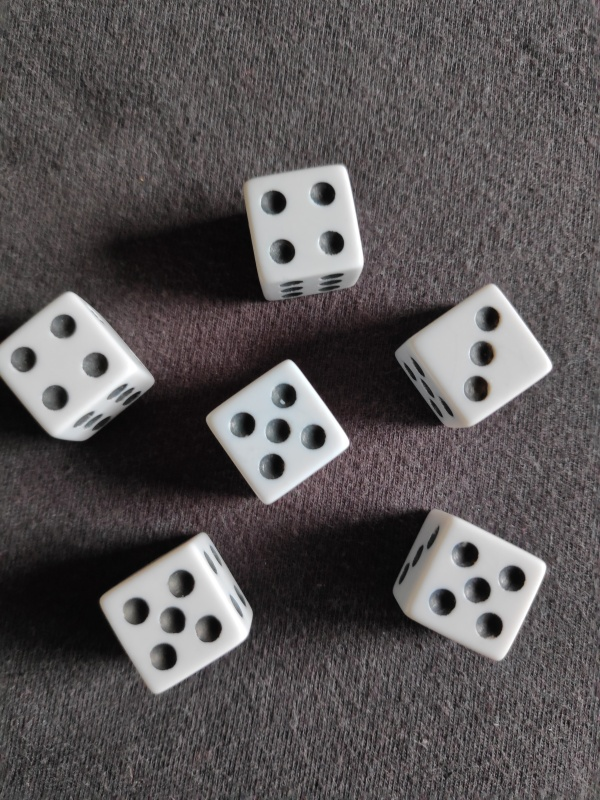
#> input picture lab5 - images project/images/easy/1.jpg, 600 x 800 px
$ python dice_recognition.py
#> lines starting #> are read from the running program, lines starting #| are printed output that depends on the picture; after the words box and inside, x2 and y2 are one past the last pixel; in counts of white or black regions, pixels touching at a corner belong together
import numpy as np
import matplotlib.pyplot as plt
import cv2
import os


def get_dots(img, pos, min_dot_size=100, max_dot_size=1000):
    """Finds dots of a given die

    Args:
        img (np.ndarray): image
        pos (tuple): a tuple containing the position of the die
        min_dot_size (int): the minimum area of a dot
        max_dot_size (int): the maximum area of a dot

    Returns:
        int: number of dots
        list: a list containing the positions of the dots
    """

    (x, y, w, h) = pos

    dice = img[y:y+h, x:x+w]


    dots, _ = cv2.findContours(dice, cv2.RETR_CCOMP, cv2.CHAIN_APPROX_SIMPLE)

    filtered_dots = []
    perimeters = []
    areas = []

    for dot in dots:
        if min_dot_size < cv2.contourArea(dot) < max_dot_size:
            filtered_dots.append(dot)
            perimeter = cv2.arcLength(dot, True)
            perimeters.append(perimeter)
            areas.append(cv2.contourArea(dot))
    filtered_dots = [dot for idx, dot in enumerate(filtered_dots)\
         if perimeters[idx] > max(perimeters)*0.65 and \
             areas[idx] > max(areas)*0.5]

    return len(filtered_dots), filtered_dots


def all_transformations(img_path='images/easy/1.jpg', min_area=2000, max_area=100000):
    """Performs all transformations and contours a die.

    Args:
        img_path (str, optional): the path to the image. Defaults to 'images/easy/1.jpg'.
        min_area (int, optional): the min area value to filter contours. Defaults to 2000.
        max_area (int, optional): the max area value to filter contours. Defaults to 100000.

    Returns:
        np.ndarray: image after transformations
    """
#> called with img_path = 'images/easy/1.jpg', min_area = 2000, max_area = 100000

    img = cv2.imread(img_path)
#> img is the input picture: shape (800, 600, 3); mean B, G, R 85.4, 84.7, 88.8
    img_copy = img.copy()

    sharpen_kernel = np.array([[-1, -1, -1], [-1, 9, -1], [-1, -1, -1]])
    morph_kernel = cv2.getStructuringElement(cv2.MORPH_RECT, (3, 3))

    img_copy = cv2.cvtColor(img_copy, cv2.COLOR_BGR2GRAY)
    img_copy = cv2.medianBlur(img_copy, 5)
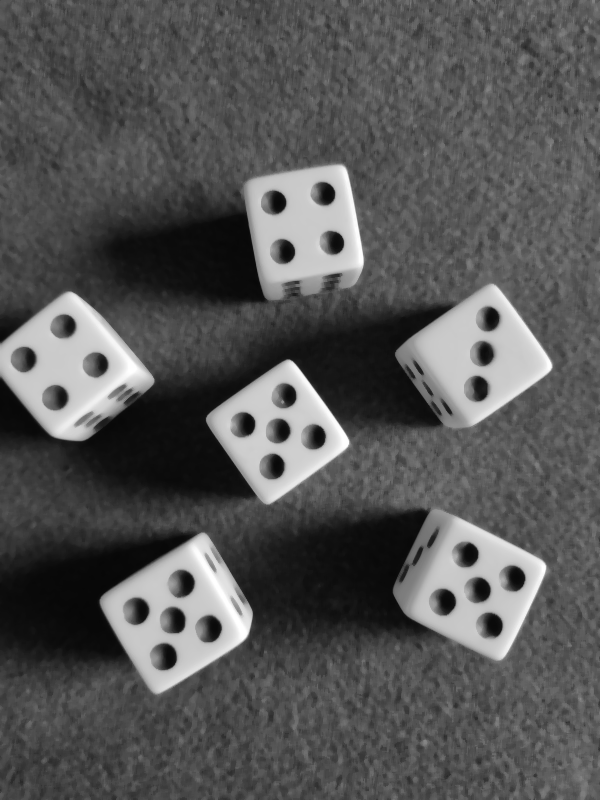
#> img_copy: shape (800, 600); min 7, max 255, mean 85.8
    thresh = np.quantile(img_copy, 0.8)
#> thresh = 100
    img_copy = cv2.filter2D(img_copy, -1, sharpen_kernel)
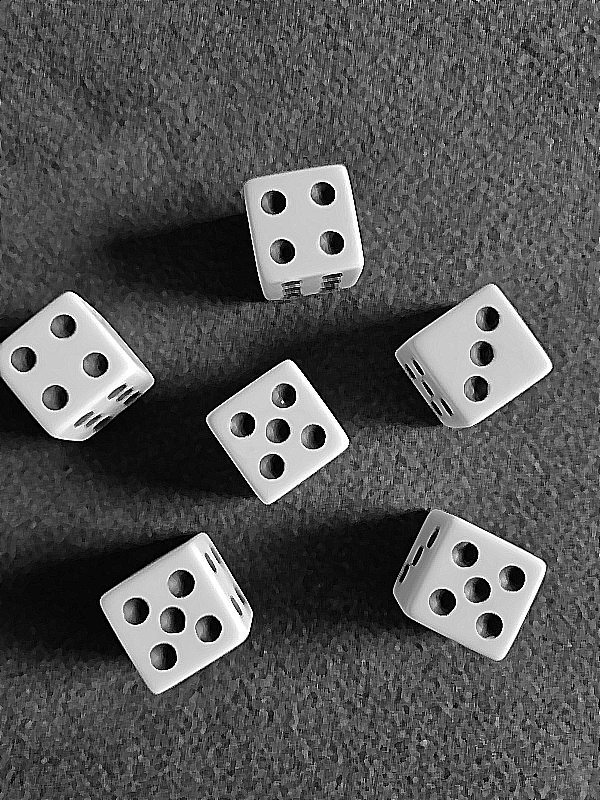
#> img_copy: shape (800, 600); min 0, max 255, mean 86.2
    _, img_copy = cv2.threshold(img_copy, thresh, 255, cv2.THRESH_BINARY_INV)
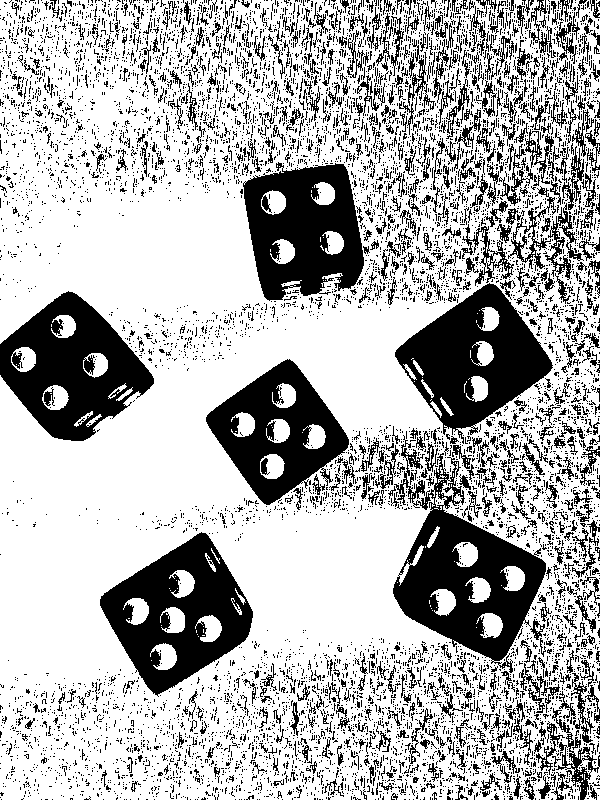
#> img_copy: shape (800, 600); 70.4% white; 9284 black regions (8537 under 20 px), largest, box (x1, y1, x2, y2) and area: (393, 435, 546, 673) 13589, (100, 532, 253, 697) 12451, (0, 291, 154, 441) 12320
    img_copy = cv2.morphologyEx(img_copy, cv2.MORPH_CLOSE, morph_kernel, iterations=1)
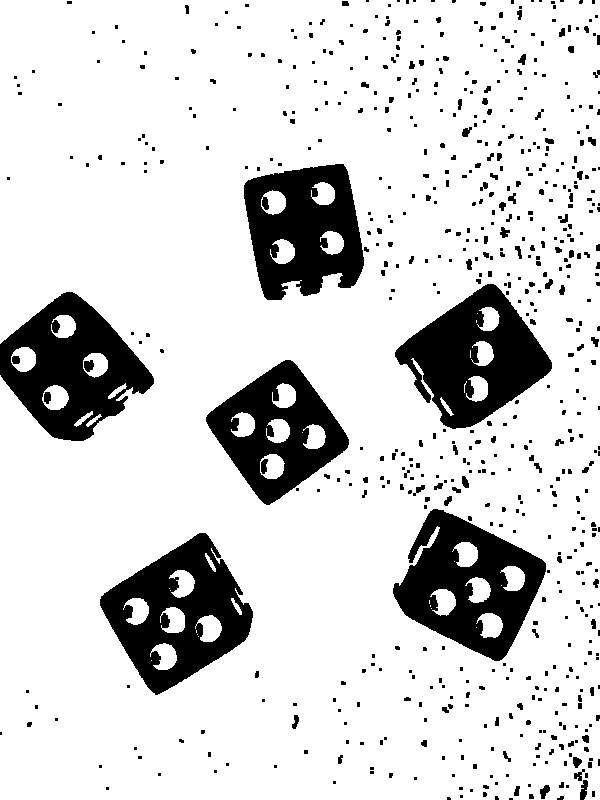
#> img_copy: shape (800, 600); 83.5% white; 644 black regions (472 under 20 px)
    contours, _ = cv2.findContours(img_copy, cv2.RETR_CCOMP, cv2.CHAIN_APPROX_SIMPLE)
#> contours = 664 contours, 342 with area under 20; largest, box (x1, y1, x2, y2) and area: (0, 0, 600, 800) 463716, (99, 532, 254, 696) 14898, (392, 508, 547, 662) 14416, (394, 283, 553, 430) 13292, (243, 163, 365, 301) 12806

    dots_total = 0

    for contour in contours:
        if min_area < cv2.contourArea(contour) < max_area:
            (x, y, w, h) = cv2.boundingRect(contour)

            num_of_dots, dots = get_dots(img_copy, (x, y, w, h))

            for dot in dots:
                x_d, y_d, w_d, h_d = cv2.boundingRect(dot)
                cv2.ellipse(img, (int(x+x_d+w_d/2), int(y+y_d+h_d/2)), (int(w_d/2), int(h_d/2)), 0, 0, 360, (255, 0, 0), 2)

            cv2.rectangle(img, (x, y), (x+w, y+h), (0, 255, 0), 2)
            cv2.putText(img, f'Dots: {num_of_dots}', (x, y+h), cv2.FONT_HERSHEY_SIMPLEX, 0.7, (255, 0, 0), 2)
            dots_total += num_of_dots
#> this loop made 664 passes
#> (num_of_dots, dots_total) on passes 222, 235, 329, 353, 477: (5, 5), (5, 10), (5, 15), (3, 18), (4, 22)
#> contour on passes 1, 3, 4, 5, 6, 9: [[151, 660]], [[198, 636]], [[197, 634]], [[196, 630], [196, 632]], [[476, 627]], [[431, 608]]
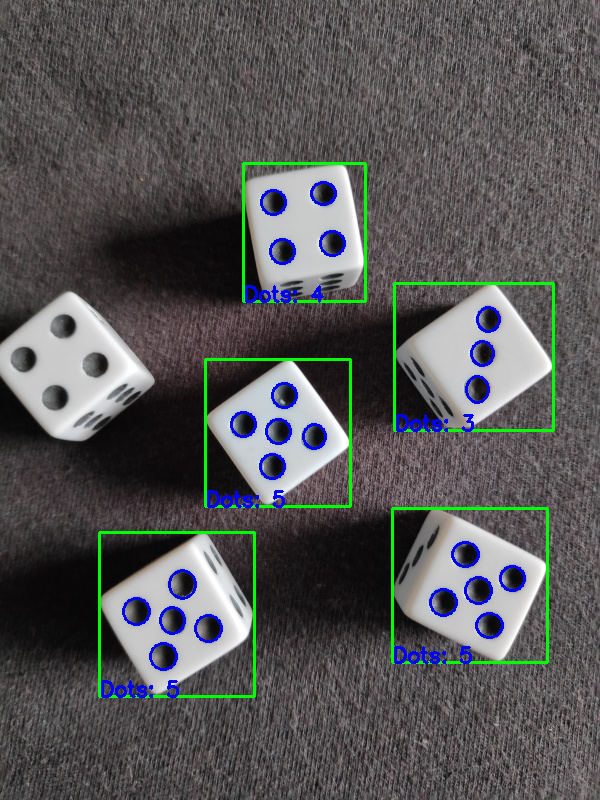
#> img: shape (800, 600, 3); 3.32% of pixels changed, all inside (x1, y1, x2, y2) = (98, 162, 555, 698)
#> after the loop, dots_total = 22

    cv2.putText(img, f'Total: {dots_total}', (5, 25), cv2.FONT_HERSHEY_SIMPLEX, 1, (255, 0, 0), 2)
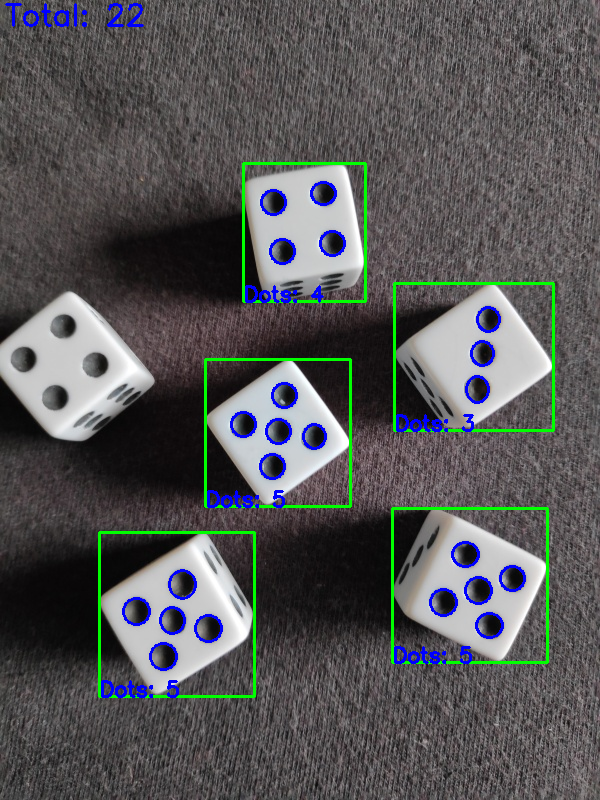
#> img: shape (800, 600, 3); 0.19% of pixels changed, all inside (x1, y1, x2, y2) = (5, 3, 144, 27)
    return img


# [48 lines left out: function show_transformations, not called in this run]


def test_all(path='images/easy/', min_area=2000, max_area=100000):
    """Tests all images in a given directory
    Args:
        path (str, optional): the path to the directory with images. Defaults to 'images/easy/'.
        min_area (int, optional): the min_area value. Defaults to 2000.
        max_area (int, optional): the max area value. Defaults to 100000.
    """
    for image in os.listdir(path):
        img_path = f'{path}{image}'

        cv2.imshow(image, all_transformations(img_path, min_area=min_area, max_area=max_area))

        # show_transformations(img_path=img_path)
        # cv2.imwrite('images/transformations/' + image, all_transformations(img_path, min_area=min_area, max_area=max_area))

        if cv2.waitKey(0) == 27:
#> (key Esc is pressed here)
            cv2.destroyAllWindows()
#> pass 2 of the loop in test_all, `for image in os.listdir(path):`:
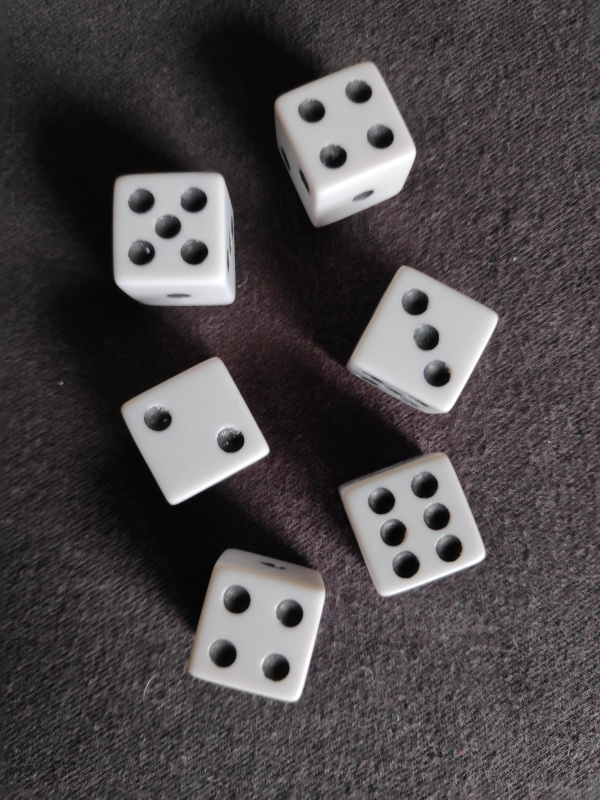
#> input picture lab5 - images project/images/easy/10.jpg, 600 x 800 px
#> in all_transformations, img is the input picture: shape (800, 600, 3); mean B, G, R 72.6, 71.2, 75.8
#> morph_kernel = [[1, 1, 1], [1, 1, 1], [1, 1, 1]]
#> thresh = 89
#> in all_transformations (call 2), `img_copy = cv2.morphologyEx(img_copy, cv2.MORPH_CLOSE, morph_kernel, i..`:
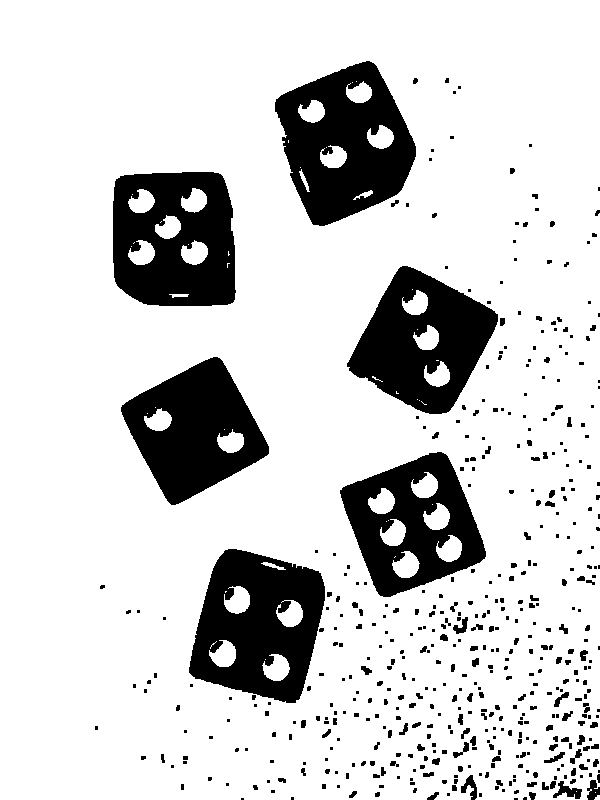
#> img_copy: shape (800, 600); 82.2% white; 483 black regions (328 under 20 px)
#> contours = 530 contours, 244 with area under 20; largest, box (x1, y1, x2, y2) and area: (0, 0, 600, 800) 477838, (274, 60, 417, 227) 16150, (188, 548, 326, 704) 15784, (112, 171, 237, 307) 15561, (339, 451, 487, 598) 14026
#> the loop in all_transformations (call 2), `for contour in contours:` made 530 passes
#> (num_of_dots, dots_total) on passes 417, 447, 482, 505, 520, 530: (4, 4), (6, 10), (2, 12), (3, 15), (5, 20), (4, 24)
#> after the loop in all_transformations (call 2), `for contour in contours:`: dots_total = 24
#> in all_transformations (call 2), `cv2.putText(img, f'Total: {dots_total}', (5, 25), cv2.FONT_HERSHEY_SIM..`:
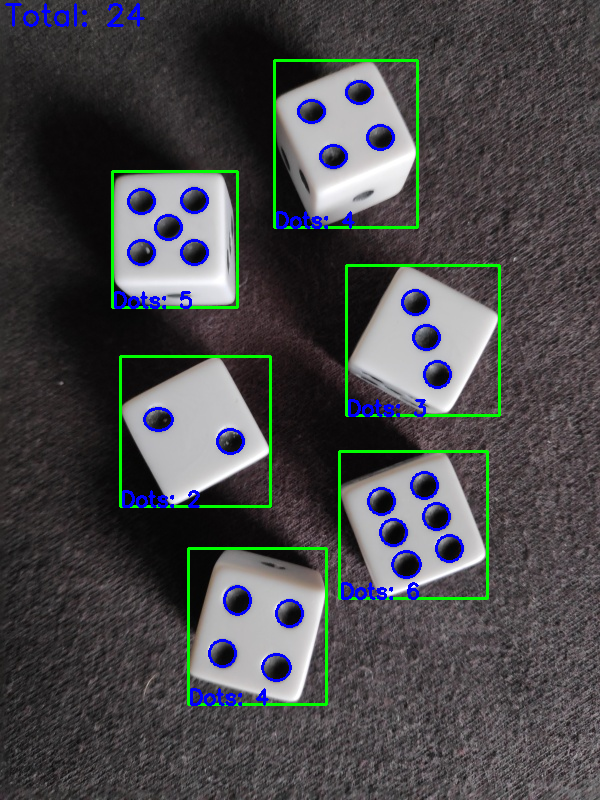
#> img: shape (800, 600, 3); mean B, G, R 75, 73.8, 72.9
#> (key Enter is pressed here)
#> pass 3 of the loop in test_all, `for image in os.listdir(path):`:
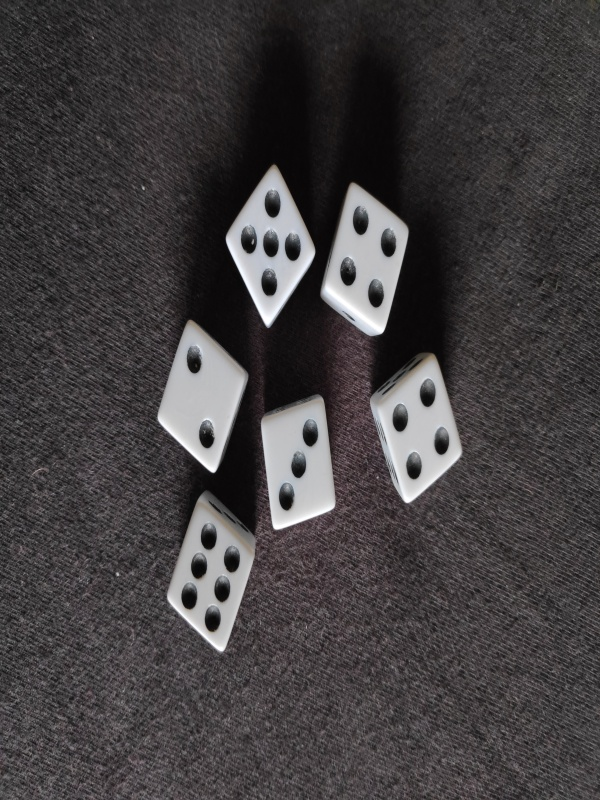
#> input picture lab5 - images project/images/easy/11.jpg, 600 x 800 px
#> in all_transformations, img is the input picture: shape (800, 600, 3); mean B, G, R 64.9, 63.7, 67
#> thresh = 71
#> in all_transformations (call 3), `img_copy = cv2.morphologyEx(img_copy, cv2.MORPH_CLOSE, morph_kernel, i..`:
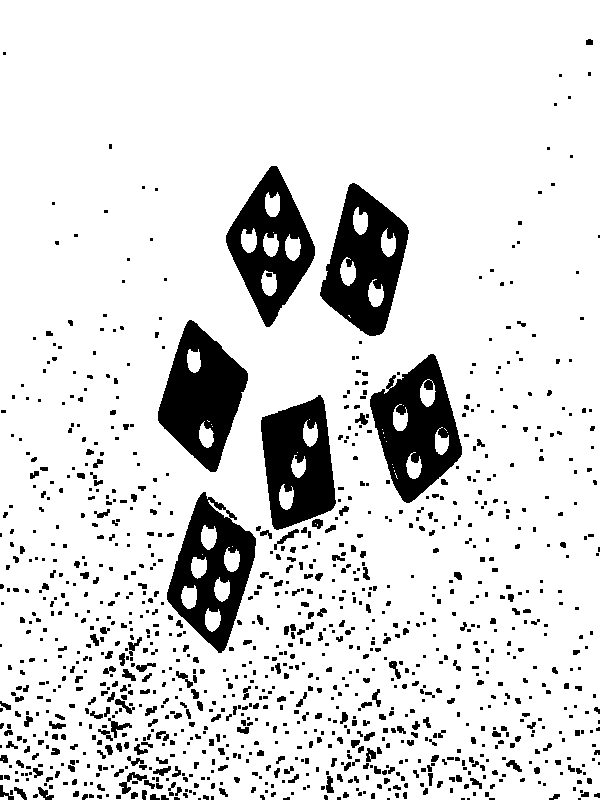
#> img_copy: shape (800, 600); 86.5% white; 1107 black regions (712 under 20 px)
#> contours = 1149 contours, 524 with area under 20; largest, box (x1, y1, x2, y2) and area: (0, 0, 600, 800) 477518, (319, 182, 410, 337) 8744, (166, 491, 257, 654) 8668, (369, 353, 463, 504) 8584, (225, 165, 316, 328) 8276
#> the loop in all_transformations (call 3), `for contour in contours:` made 1149 passes
#> (num_of_dots, dots_total) on passes 961, 1062, 1097, 1114, 1139, 1140: (6, 6), (3, 9), (4, 13), (2, 15), (4, 19), (5, 24)
#> after the loop in all_transformations (call 3), `for contour in contours:`: dots_total = 24
#> in all_transformations (call 3), `cv2.putText(img, f'Total: {dots_total}', (5, 25), cv2.FONT_HERSHEY_SIM..`:
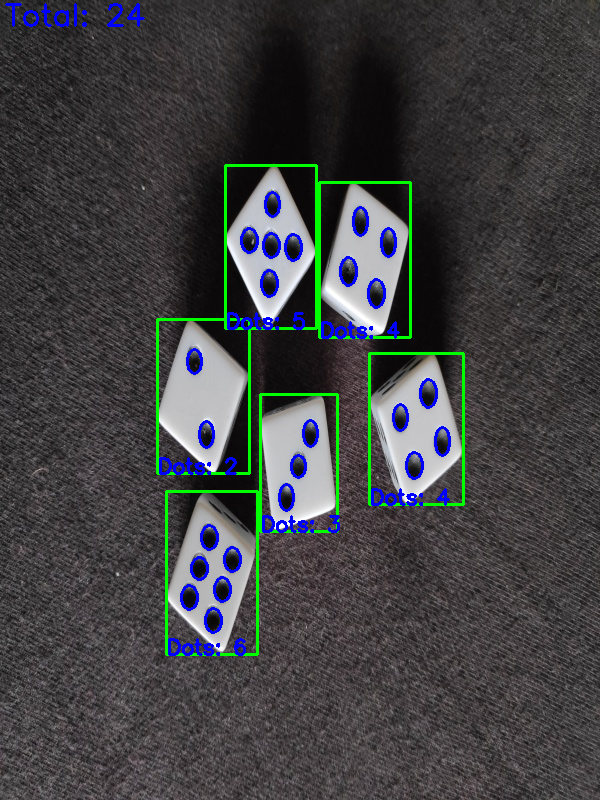
#> img: shape (800, 600, 3); mean B, G, R 67.3, 65.7, 64.7


# [15 lines left out: function make_outputs, not called in this run]


if __name__ == '__main__':
    test_all()
    # make_outputs(subdir='hard/')
